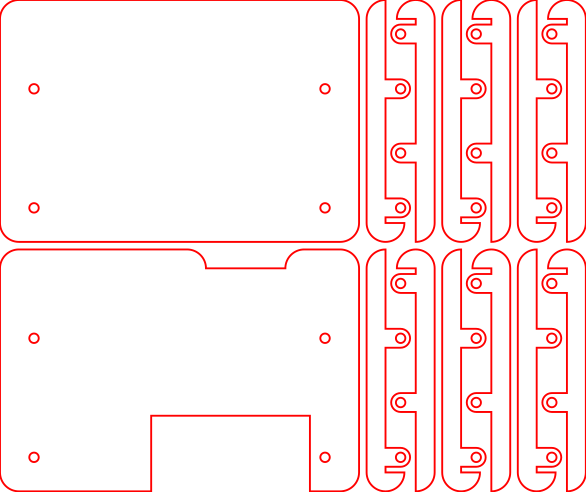

Recreate this plot in Python.
#!/usr/bin/env python3

from laser.util import *
from ce96 import w, h
import ce96

d = panel('ce96_hikey960.svg', w + 10 + 60, 2 * (h+10) +2)

def top_uart(d, r=5):
	g = d.g()

	p = Turtle(d.path(('M', 0, r), **cut))
	p.arc(90, r)
	# Top edge has an arc to allow space to connect the HDMI
	# (on Hikey960 the HDMI is fairly deep)
	p.forward(w-(25+(21/2)+r))
	p.arc(90, r)
	p.left(90)
	p.forward(21)
	p.left(90)
	p.arc(90, r)
	p.forward(25-((21/2)+r))
	p.arc(90, r)
	p.forward(h)
	p.arc(90, r)
	# Bottom edge has a detour to make space for the uart board
	p.forward(w - (35+42))
	p.right(90)
	p.forward(15+r)
	p.left(90)
	p.forward(42)
	p.left(90)
	p.forward(15+r)
	p.right(90)
	p.forward(35)
	p.arc(90, r)

	g.add(p.close())
	g.add(ce96.drill_holes(d, r))

	return g

d.add(ce96.base(d))
d.add(translate(top_uart(d), 0, h + 12))

for i in range(0, 60, 20):
	d.add(translate(ce96.side(d), w + 12 + i, 0))
	d.add(translate(ce96.side(d), w + 12 + i, h + 12))
	d.add(rotate(translate(ce96.side(d), w + 12 + 18 + i, 64), 180))
	d.add(rotate(translate(ce96.side(d), w + 12 + 18 + i, 64 + h + 12), 180))

d.save()
